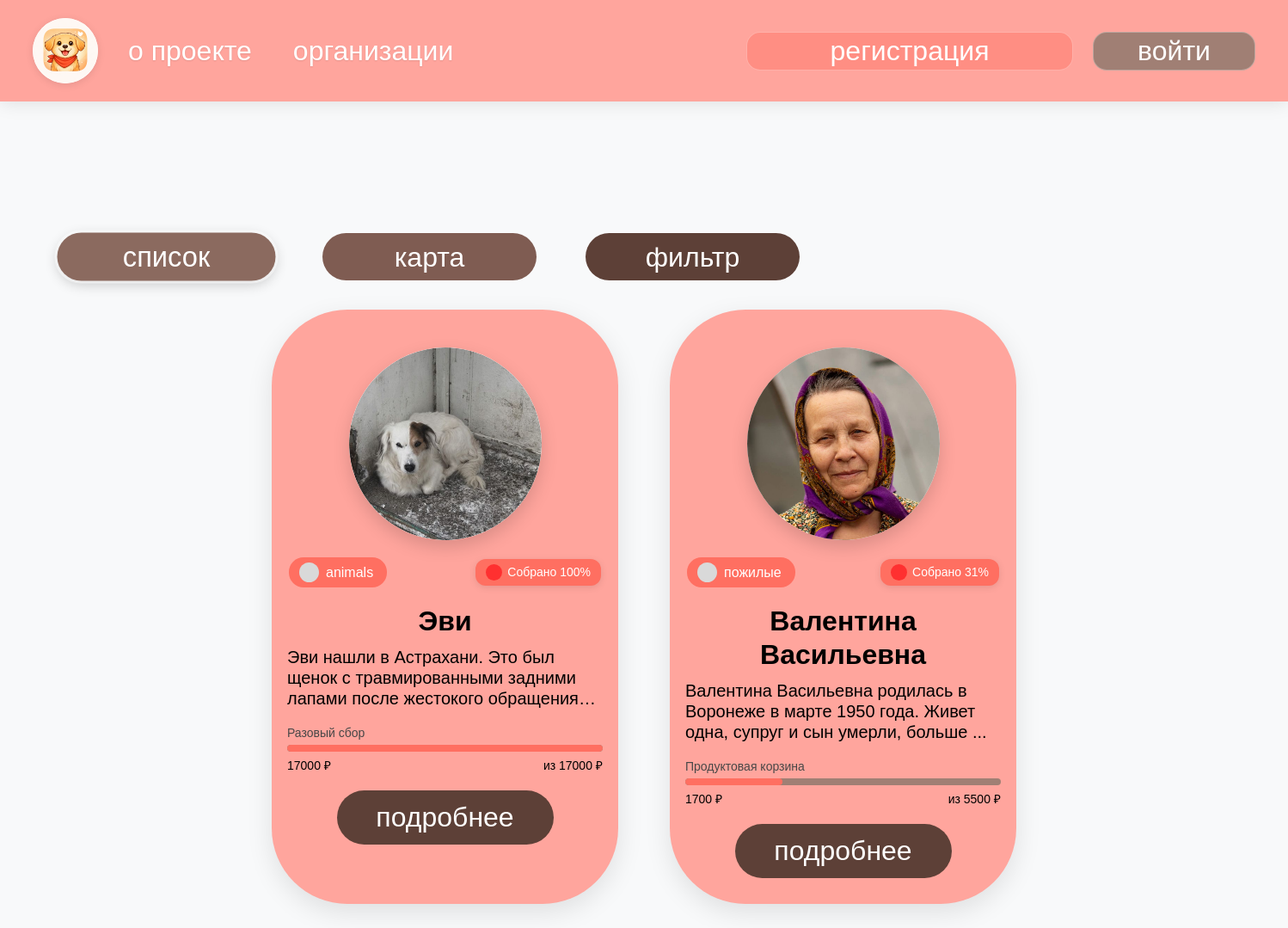
The page /needies on the database as committed earlier.
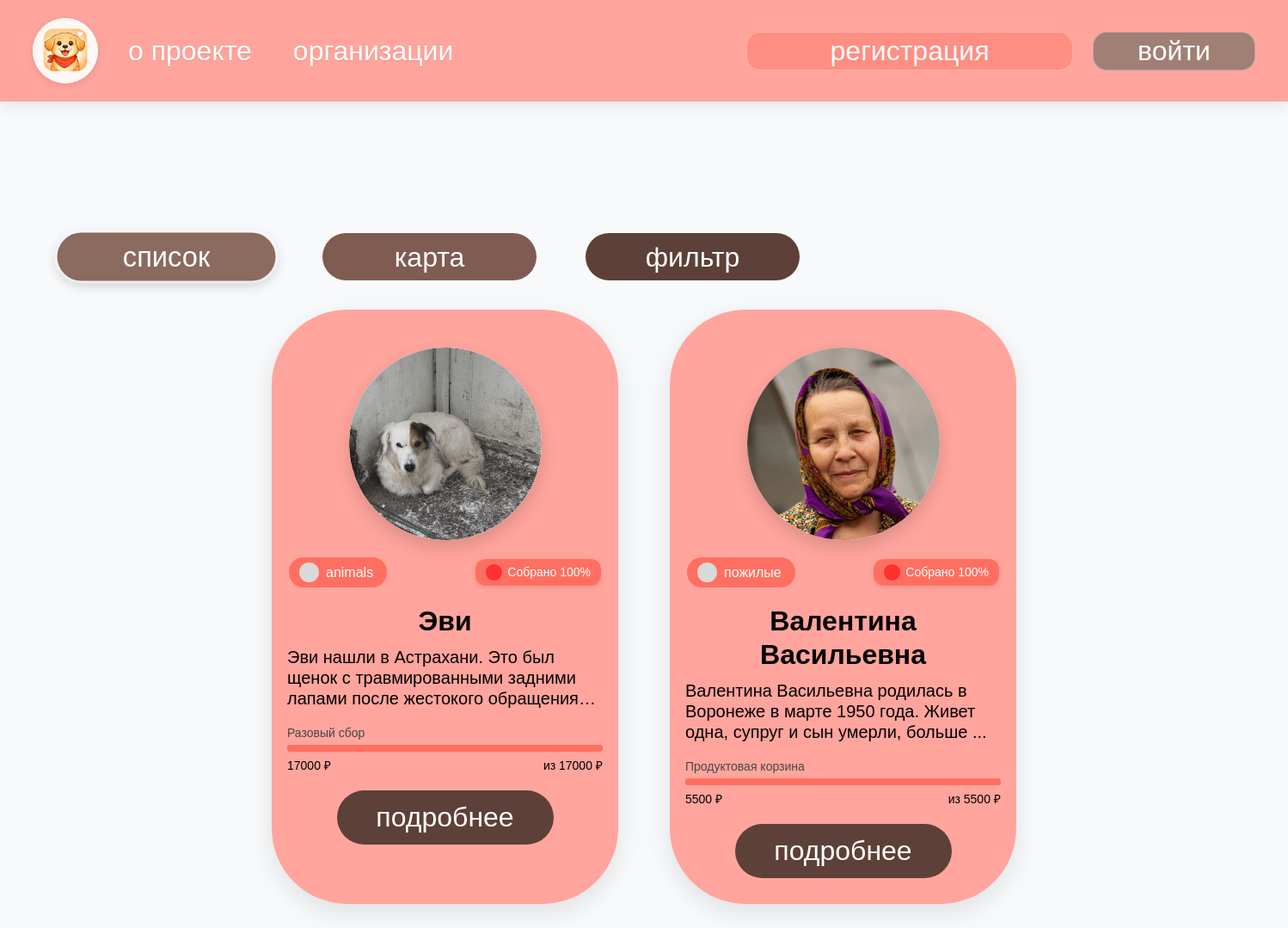
The same page on the database as committed later.
### tables this page shows
CREATE TABLE needies (id INTEGER PRIMARY KEY AUTOINCREMENT UNIQUE NOT NULL, name TEXT NOT NULL, tag TEXT NOT NULL, photo TEXT NOT NULL, description TEXT, address TEXT, funds_collected REAL DEFAULT 0 NOT NULL, help_info TEXT NOT NULL, lat TEXT, lng TEXT, created_by INTEGER REFERENCES users (id), created_at TEXT, is_active INTEGER DEFAULT (1), urgency_level INTEGER DEFAULT (2), status TEXT DEFAULT pending, organization_id INTEGER REFERENCES users (id), goal INTEGER, collection_status TEXT DEFAULT "active", completed_date TEXT, last_reset_date TEXT, reset_day INTEGER DEFAULT 1, report_created INTEGER DEFAULT 0, report_id INTEGER);

### app.py (the view, shortened to what this page needs)
@app.route('/needies')
def needies_list():
    view = request.args.get('view', 'list')
    with sqlite3.connect(DB_NAME) as conn:
        c = conn.cursor()
        c.execute('''SELECT id, name, tag, photo, description, address, lat, lng, urgency_level, funds_collected, goal, help_info
                     FROM needies
                     WHERE status = "approved" AND is_active = 1
                     ORDER BY urgency_level ASC, created_at DESC''')
        needies = c.fetchall()
        return render_template('needies_list.html', needies=needies)

### templates/needies_list.html (shortened to what this page needs)
{% extends "layout.html" %}
{% block content %}
<div class="needies-page">
    <div class="needies-container">
        <div class="filters-bar">
            <button class="filter-btn filter-list active" onclick="switchView('list')">список</button>
            <button class="filter-btn filter-map" onclick="switchView('map')">карта</button>
            <button class="filter-btn filter-filter" data-bs-toggle="modal" data-bs-target="#filterModal">фильтр</button>
        </div>
        <div id="listView">
            <div class="cards-grid" id="cardsGrid">
                {% for needy in needies %}
                <div class="needy-card" data-category="{{ needy[2] }}" data-urgency="{{ needy[8] }}">
                    <div class="card-photo">
                        {% if needy[3] %}
                            <img src="/{{ needy[3] }}" alt="{{ needy[1] }}">
                        {% else %}
                            <img src="https://via.placeholder.com/224x224?text=Фото" alt="Нет фото">
                        {% endif %}
                    </div>
                    <div class="card-header-row">
                        <div class="card-tag">
                            <span class="tag-icon"></span>
                            <span class="tag-text">{{ needy[2] }}</span>
                        </div>
                        {% set progress = ((needy[9] / needy[10]) * 100) if needy[10] and needy[10] > 0 else 0 %}
                        {% if progress > 0 %}
                        <div class="collected-badge">
                            <span class="badge-dot"></span>
                            Собрано {{ "%.0f"|format(progress) }}%
                        </div>
                        {% endif %}
                    </div>
                    <div class="card-name">{{ needy[1] }}</div>
                    <div class="card-description">{{ needy[4][:100] }}{% if needy[4]|length > 100 %}...{% endif %}</div>
                    <div class="collection-type">
                        {{ needy[11] }}
                    </div>
                    <div class="progress-wrapper">
                        <div class="progress-bg">
                            <div class="progress-fill" style="width: {{ ((needy[9] / needy[10]) * 100) if needy[10] and needy[10] > 0 else 0 }}%;"></div>
                        </div>
                    </div>
                    <div class="funds-row">
                        <span class="collected">{{ needy[9]|int if needy[9] else 0 }} ₽</span>
                        <span class="goal">из {{ needy[10]|int if needy[10] else 0 }} ₽</span>
                    </div>
                    <a href="{{ url_for('needy_profile', id=needy[0]) }}" class="card-button">подробнее</a>
                </div>
                {% endfor %}
            </div>
        </div>
    </div>
</div>
{% endblock %}

Rows that differ between the two databases and show on the page:
changed needies "Валентина Васильевна": progress "31" → "100"; funds_collected "1700" → "5500"
